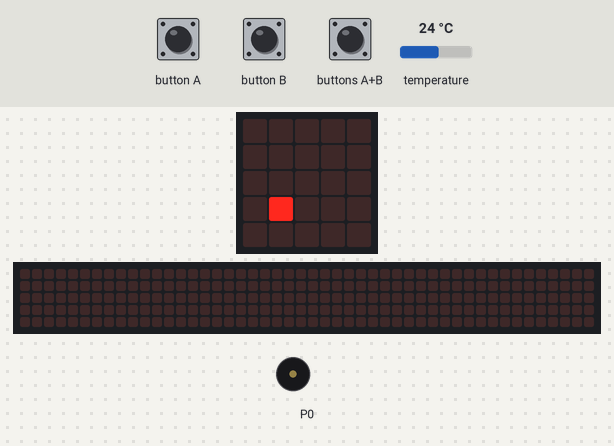
A program run on a simulated BBC micro:bit (MakeCode). Parts: the board's 5×5 LED display, a strip that is not on the board, showing the scrolling text unrolled, buzzer (waves = sounding). The test bench sets the inputs (shaded band); at power-on: temperature 24 °C. Random numbers come from a fixed seed; the 48×5 strip is a reading aid, not a part: it shows the text the display is scrolling, unrolled, one strip-width of it at a time.

Above: at 0.1 s.
2.4 s: button A pressed for 0.15 s
At 2.9 s:
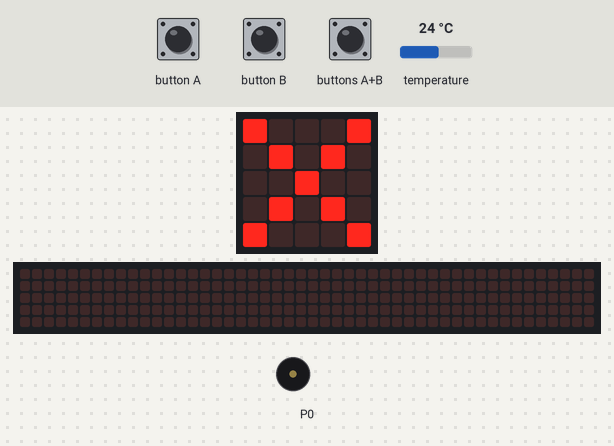
3.1 s: buttons A+B pressed for 1 s
At 3.22 s:
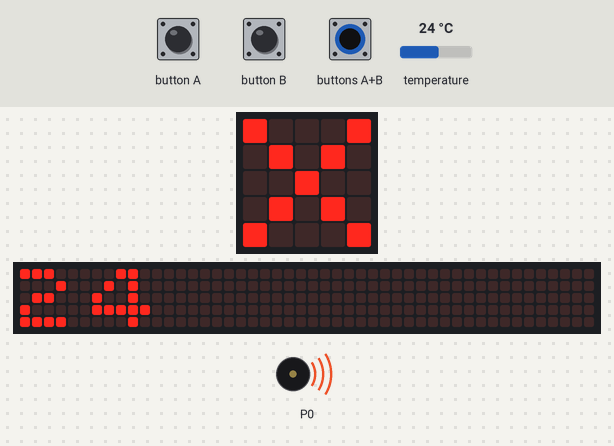
4.7 s: temperature set to 12 °C
At 7.9 s:
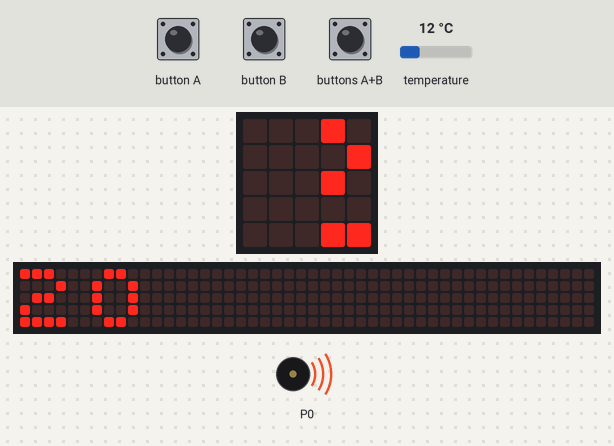
9.1 s: button B pressed for 0.15 s
9.8 s: buttons A+B pressed for 0.15 s
13.5 s: button A pressed for 0.15 s
At 15.99 s:
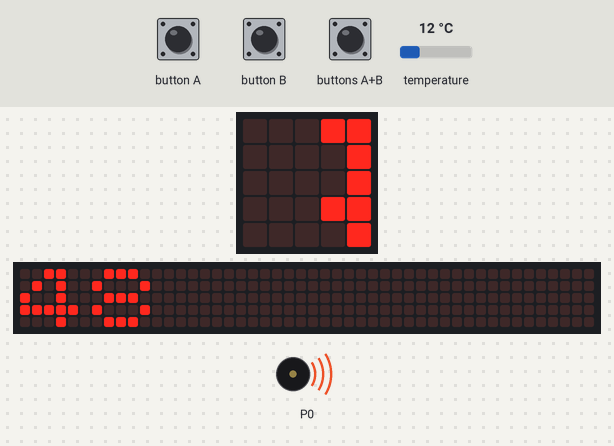
Timing chart, 0 to 20.8 s (numbered marks = the images above; inputs shaded):
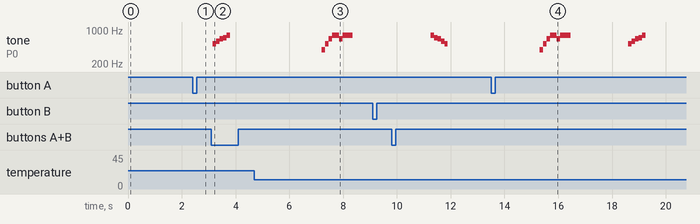

The program:

main.ts
```typescript
input.onButtonPressed(Button.A, function () {
    basic.showIcon(IconNames.No)
    music.startMelody(music.builtInMelody(Melodies.JumpUp), MelodyOptions.Once)
    basic.showNumber(max)
    basic.clearScreen()
})
input.onButtonPressed(Button.AB, function () {
    basic.showIcon(IconNames.No)
    Temp = randint(input.temperature(), 50)
    music.startMelody(music.builtInMelody(Melodies.PowerUp), MelodyOptions.Once)
    basic.showNumber(Temp)
    basic.clearScreen()
    basic.pause(1000)
})
input.onButtonPressed(Button.B, function () {
    basic.showIcon(IconNames.No)
    music.startMelody(music.builtInMelody(Melodies.JumpDown), MelodyOptions.Once)
    basic.showNumber(min)
    basic.clearScreen()
})
let Temp = 0
let min = 0
let max = 0
let TEMPERATURA = input.temperature()
max = TEMPERATURA
min = TEMPERATURA
basic.forever(function () {
    basic.showString(".")
    TEMPERATURA = input.temperature()
    if (TEMPERATURA < min) {
        min = TEMPERATURA
    }
    if (TEMPERATURA > max) {
        max = TEMPERATURA
    }
    basic.pause(1000)
    basic.clearScreen()
    basic.pause(1000)
})
```

test.ts
```typescript
// aquí va el archivo "tests"; esto no se compilará cuando este paquete se utilice como una extensión.
```

Measured:
- by itself, tone on P0: plays 392 Hz for 0.13 s, 523 Hz for 0.13 s, 659 Hz for 0.13 s, 784 Hz for 0.26 s, 659 Hz for 0.13 s, 784 Hz for 0.38 s … (11 notes in this stretch)
